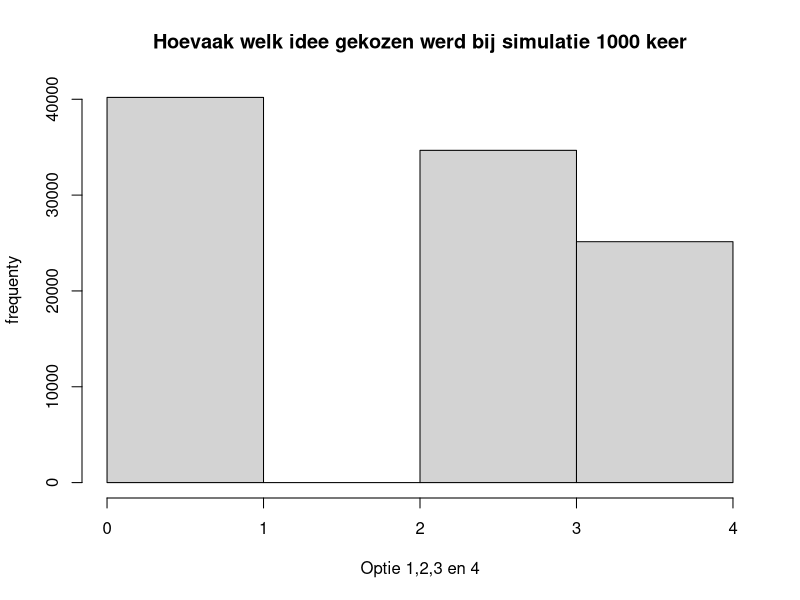
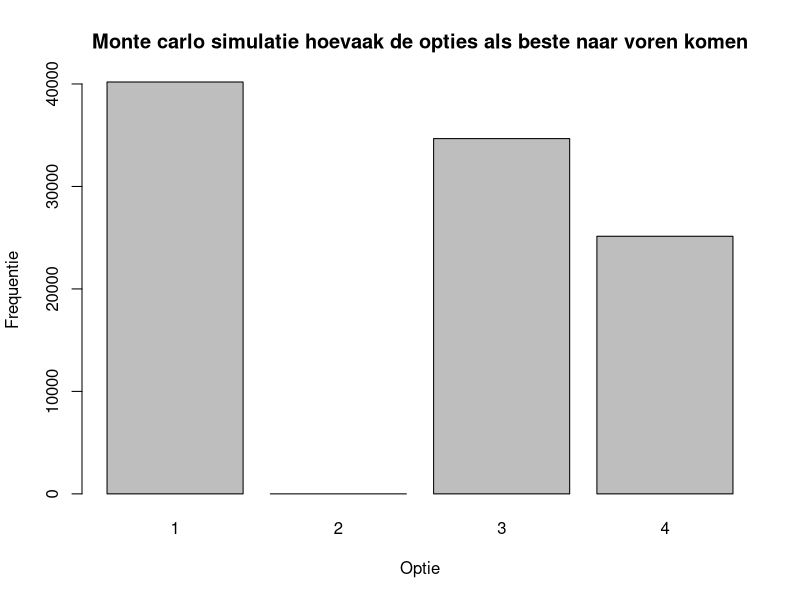

These figures' R source, in order:
score_berekenen<- replicate(100000, {
weging<- sample(1:10,6, replace=T)
hoofdidee<- c(5,1,1,5,1,5)
alt1<- c(3,2,2,3,3,2)
alt2<- c(2,4,4,2,4,3)
alt3<- c(1,5,5,1,5,1)
scorehoofd<- sum(weging*hoofdidee)
score1<- sum(weging*alt1)
score2<- sum(weging*alt2)
score3<- sum(weging*alt3)
maximum<-(c(scorehoofd,score1,score2,score3))
which.max(maximum)
})
waarden<- hist(score_berekenen, main="Hoevaak welk idee gekozen werd bij simulatie 1000 keer", xlab="Optie 1,2,3 en 4",
     ylab="frequenty", breaks=c(0,1,2,3,4))
barplot(waarden$counts, names.arg = c(1,2,3,4), ylab="Frequentie",
        xlab="Optie", main="Monte carlo simulatie hoevaak de opties als beste naar voren komen")
